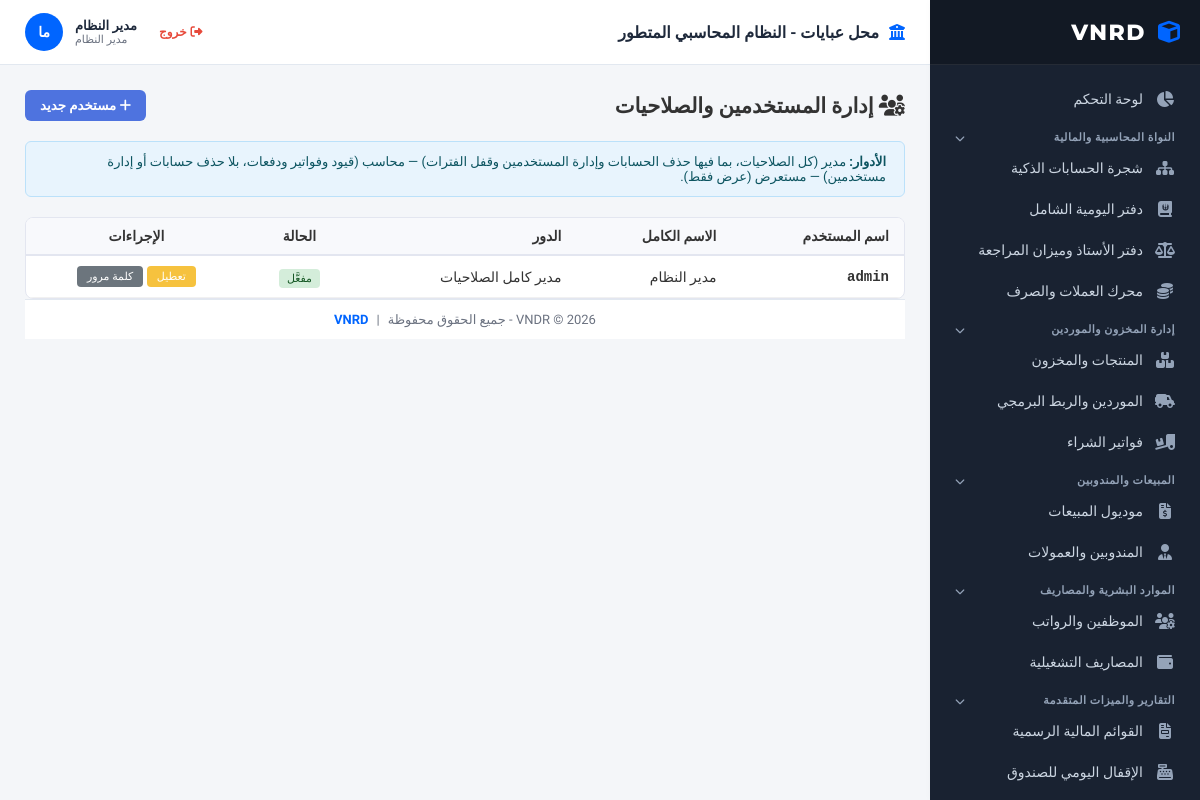
The page /Users.php (signed in) on the database its author committed.
### tables this page shows
CREATE TABLE `users` (
  `id` int(11) NOT NULL,
  `username` varchar(100) NOT NULL,
  `password_hash` varchar(255) NOT NULL,
  `full_name` varchar(150) NOT NULL,
  `role` enum('admin','accountant','viewer') NOT NULL DEFAULT 'viewer',
  `is_active` tinyint(1) DEFAULT 1,
  `created_at` timestamp NOT NULL DEFAULT current_timestamp()
);

### Users.php (the view, shortened to what this page needs)
<?php
include 'header.php';
$users_list = $conn->query("SELECT * FROM users ORDER BY id ASC")->fetchAll(PDO::FETCH_ASSOC);
$role_labels = ['admin' => 'مدير كامل الصلاحيات', 'accountant' => 'محاسب', 'viewer' => 'مستعرض فقط'];
?>
<div style="display: flex; justify-content: space-between; align-items: center; margin-bottom: 20px;">
    <h2><i class="fas fa-users-cog"></i> إدارة المستخدمين والصلاحيات</h2>
    <button onclick="openModal()" style="background: #4e73df; color: white; border: none; padding: 8px 15px; border-radius: 6px; cursor: pointer; font-weight: bold;"><i class="fas fa-plus"></i> مستخدم جديد</button>
</div>
<div style="background: #e8f4fd; border: 1px solid #bbe1fa; padding: 12px 18px; border-radius: 6px; margin-bottom: 20px; color: #0c5460; font-size: 13px;">
    <strong>الأدوار:</strong> مدير (كل الصلاحيات، بما فيها حذف الحسابات وإدارة المستخدمين وقفل الفترات) — محاسب (قيود وفواتير ودفعات، بلا حذف حسابات أو إدارة مستخدمين) — مستعرض (عرض فقط).
</div>
<div style="background: white; border: 1px solid #e3e6f0; border-radius: 8px; overflow: hidden;">
    <table style="width: 100%; border-collapse: collapse; font-size: 14px; text-align: right;">
        <thead>
            <tr style="background: #f8f9fc; border-bottom: 2px solid #e3e6f0;">
                <th style="padding: 10px 15px;">اسم المستخدم</th>
                <th style="padding: 10px 15px;">الاسم الكامل</th>
                <th style="padding: 10px 15px;">الدور</th>
                <th style="padding: 10px 15px; text-align: center;">الحالة</th>
                <th style="padding: 10px 15px; text-align: center;">الإجراءات</th>
            </tr>
        </thead>
        <tbody>
            <?php foreach ($users_list as $u): ?>
                <tr style="border-bottom: 1px solid #f1f1f1;">
                    <td style="padding: 10px 15px; font-family: monospace; font-weight: bold;"><?php echo htmlspecialchars($u['username']); ?></td>
                    <td style="padding: 10px 15px;"><?php echo htmlspecialchars($u['full_name']); ?></td>
                    <td style="padding: 10px 15px;"><?php echo htmlspecialchars($role_labels[$u['role']] ?? $u['role']); ?></td>
                    <td style="padding: 10px 15px; text-align: center;">
                        <?php if ($u['is_active']): ?><span style="background:#d4edda;color:#155724;padding:3px 8px;border-radius:4px;font-size:11px;">مفعَّل</span>
                        <?php else: ?><span style="background:#f8d7da;color:#721c24;padding:3px 8px;border-radius:4px;font-size:11px;">معطَّل</span><?php endif; ?>
                    </td>
                    <td style="padding: 10px 15px; text-align: center; white-space: nowrap;">
                        <form method="POST" style="display:inline;">
                            <button type="submit" style="background:#f6c23e;color:white;border:none;padding:4px 10px;border-radius:4px;font-size:11px;cursor:pointer;"><?php echo $u['is_active'] ? 'تعطيل' : 'تفعيل'; ?></button>
                        </form>
                        <button onclick="openResetModal(<?php echo $u['id']; ?>)" style="background:#6c757d;color:white;border:none;padding:4px 10px;border-radius:4px;font-size:11px;cursor:pointer;">كلمة مرور</button>
                    </td>
                </tr>
            <?php endforeach; ?>
        </tbody>
    </table>
</div>
<?php include 'footer.php'; ?>

### header.php (style rules this page uses)
:root { --zoho-sidebar-bg: #192231; --zoho-sidebar-hover: #26354a; --zoho-primary: #0065ff; --zoho-accent: #00c48c; --zoho-bg: #f4f6f9; --zoho-card-bg: #ffffff; --zoho-text-main: #333333; --zoho-text-muted: #6b7280; --zoho-border: #e2e8f0; --zoho-radius: 8px; }
* { box-sizing: border-box; margin: 0; padding: 0; font-family: 'Tajawal', sans-serif; }
body { background-color: var(--zoho-bg); color: var(--zoho-text-main); display: flex; height: 100vh; overflow: hidden; font-size: 14px; }

### rows shown on the page
users: username "admin", full_name "مدير النظام", role "مدير كامل الصلاحيات", is_active "مفعَّل"

### other values the page prints
$company_name "محل عبايات"
$logged_in_full_name "مدير النظام"
$logged_in_role_label "مدير النظام"
$avatar_initials ?: '؟' "ما"
